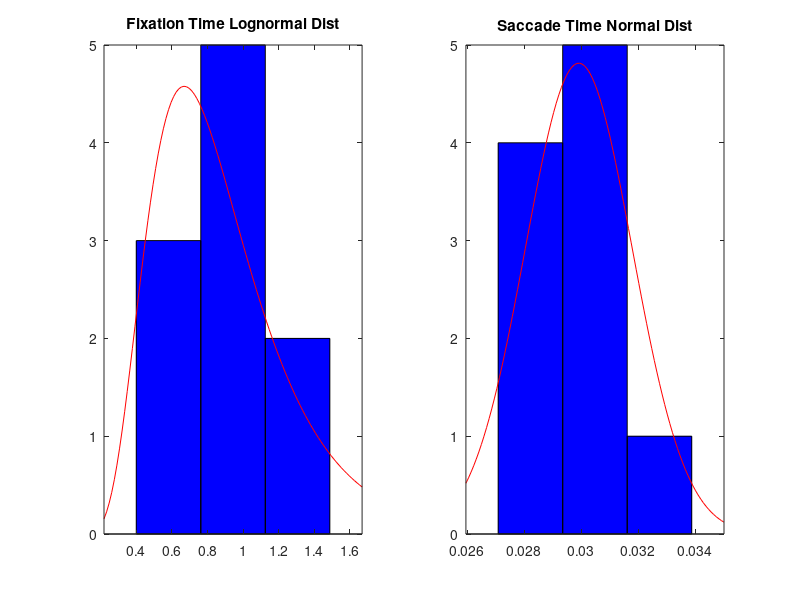

The MATLAB source for this figure: (Note: this script raises an error after producing the figure.)
% AUTHORS: Sarah Leary, Victoria Hurd, Abby Rindfuss, Lena Obaid
% DATE CREATED: 9/10/2024
% DATE LAST MODIFIED: 9/12/2024
% PROJECT: NSEEV Project
% CLASS: Human Operation of Aerospace Vehicles

%% Housekeeping
clear;clc;close all


%% Fixed Values

% 4 AOIs
% Each AOI has a salience, expectancy, and value
    % A (primary display)
    S_A = 2;
    Ex_A = 4;
    V_A = 2;
    
    % B (monitor for water levels)
    S_B = 3;
    Ex_B = 2;
    V_B = 1;

    % C (communications display)
    S_C = 1;
    Ex_C = 3;
    V_C = 1;

    % D (emergency notification)
    S_D = 2;
    Ex_D = 1;
    V_D = 5;

% All the combinations of transition effort:
Ef_AB = 1;
Ef_AC = 1;
Ef_AD = 5;
Ef_BC = 3;
Ef_BD = 6;
Ef_CD = 4.5;
% Also, we are assuming that effort to transition is symmetric
% meaning Ef_AB = Ef_BA, etc


%% Distributions
    % fixation --> saccadic eye movement --> fixation --> and so on

n_fix = 10; % number of fixations

% Each fixation time modeled as a random variable with lognormal
% distribution 
fix_dist = makedist('Lognormal','mu', 0, 'sigma',0.5);

% The duration of each saccadic eye movement can be assumed to be normally
% distributed
sac_dist = makedist('Normal','mu',0.03,'sigma',0.003);

% rng('default') % uncomment this if we want these values to never change
fix_time = random(fix_dist,n_fix,1);
% now visualizing the lognormal distribution:
figure(1)
subplot(1,2,1)
histfit(fix_time,3,'lognormal')
title('Fixation Time Lognormal Dist')

sac_time = random(sac_dist,n_fix,1);
% now visualizing the lognormal distribution:
subplot(1,2,2)
histfit(sac_time,3,'normal')
title('Saccade Time Normal Dist')
sgtitle('Distributions for 10 Random Numbers')

%% NSEEV Probability Model for Next Display: 
%Need to write a function that can take in current display and export next
%display


%% 1. Simulation of the Eye Position
% start each scan at A
% eye position as a function of time for 10 fixations
    %%% did we ask Torin about how to choose the sequence? ie random,
    %%% optimize, or we decide? For now, I'm just picking A, B, C, D

% timevec will be like [fix_time, sac_time, fix_time, sac_time ...]

%% 1. Simulation of the Eye Position
% Sequence of displays: A -> B -> C -> D
sequence = {'A', 'B', 'C', 'D'};
seq_numeric = [1, 2, 3, 4];  % Mapping A = 1, B = 2, C = 3, D = 4 for plotting along the y axis

% Initialize time vector and eye position array
time_points = zeros(2 * n_fix-1, 1);
eye_position = zeros(2 * n_fix-1, 1);

% Start at display A
current_time = 0;
current_display=1;

for i = 1:n_fix

    % Fixation on display
    %eye_position(2*i - 1) = seq_numeric(mod(i-1, length(sequence)) + 1);  % A -> B -> C -> D -> A...
    [~,current_display] = NextDisplay(current_display);
    eye_position(2*i - 1) = current_display;
    time_points(2*i - 1) = current_time;
    current_time = current_time + fix_time(i);
    
    % Saccade (if not the last fixation)
    if i < n_fix+1
        eye_position(2*i) = NaN;  % No display viewed during saccades
        time_points(2*i) = current_time;
        current_time = current_time + sac_time(i);
    end
end

%% Plot the scan pattern
figure(2)
hold on

% Plot the fixations (solid lines) using the stairs function
stairs(time_points, eye_position, 'LineWidth', 2, 'Color', 'b');

% Plot the saccades (red dashed lines)
plot([0 time_points(1)],[1 eye_position(1)],'r--', 'LineWidth', 1.5);
for i = 1:2:(2*n_fix-2)  % Iterate over every other element for 9 saccades
    % Plot the saccade as a red dashed line
    plot([time_points(i+1), time_points(i+2)], [eye_position(i), eye_position(i+2)], 'r--', 'LineWidth', 1.5);
end

% Labels and formatting
xlabel('Time (s)');
ylabel('Display (1=A, 2=B, 3=C, 4=D)');
title('Eye Position Over Time (10 Fixations)');
yticks([1 2 3 4]);
yticklabels({'A', 'B', 'C', 'D'});
ylim([1 4]);
grid on;
legend({'Fixations', 'Saccades'}, 'Location', 'best');
hold off;
